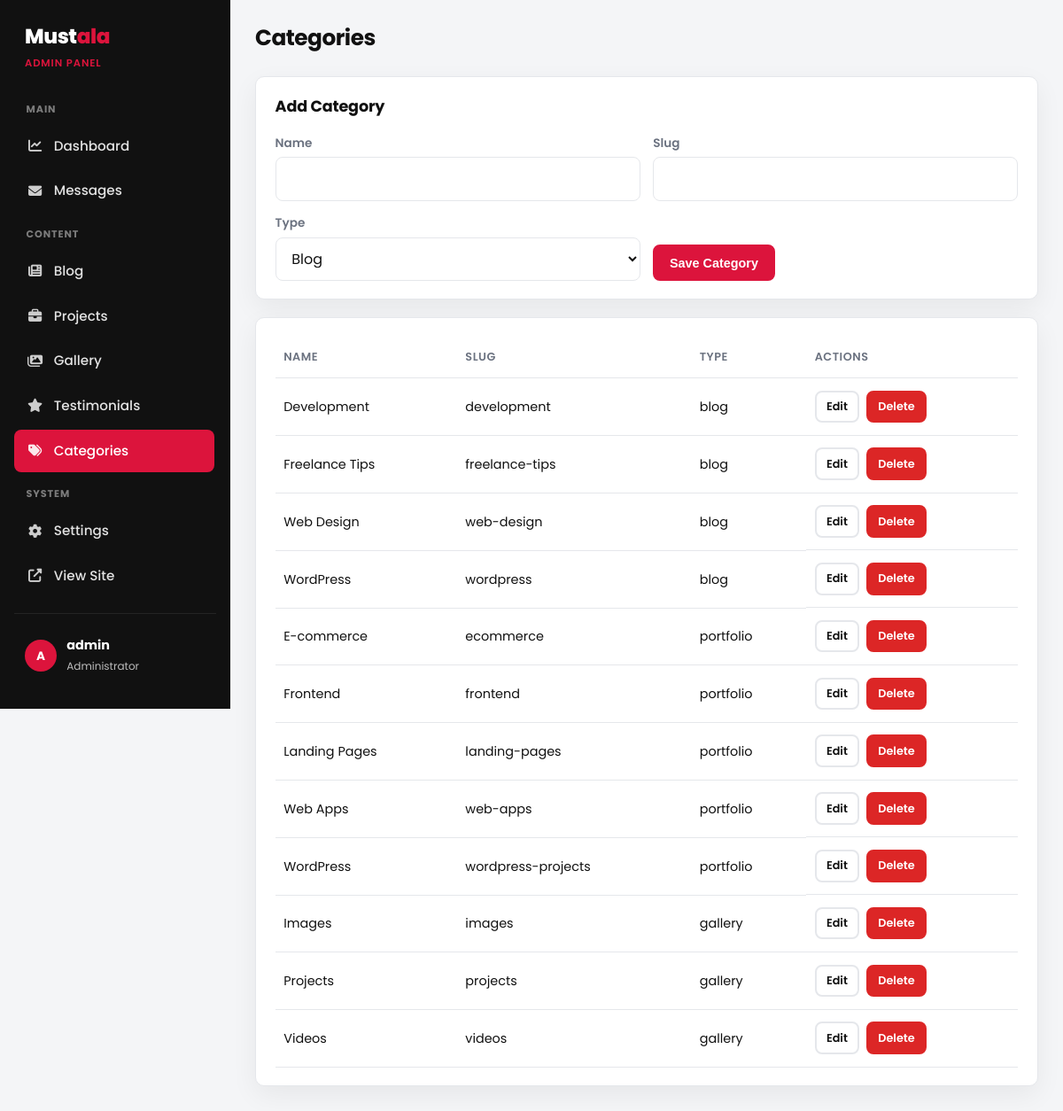
The app's page /admin/categories.php (signed in) with its own data.
### tables this page shows
CREATE TABLE IF NOT EXISTS categories (
  id INT UNSIGNED AUTO_INCREMENT PRIMARY KEY,
  name VARCHAR(100) NOT NULL,
  slug VARCHAR(120) NOT NULL UNIQUE,
  type ENUM('blog','portfolio','gallery') NOT NULL DEFAULT 'blog',
  created_at TIMESTAMP DEFAULT CURRENT_TIMESTAMP
);

### includes/functions.php (called while the page is built, shortened)
<?php
function e(?string $str): string
{
    return htmlspecialchars($str ?? '', ENT_QUOTES, 'UTF-8');
}
function url(string $path = ''): string
{
    $path = ltrim($path, '/');
    return BASE_URL . '/' . $path;
}

### admin/categories.php (the view, shortened to what this page needs)
<?php
require_once dirname(__DIR__) . '/includes/functions.php';
$db = getDB();
$item = null;
$rows = $db->query('SELECT * FROM categories ORDER BY type, name')->fetchAll();
require __DIR__ . '/includes/header.php';
?>
<div class="panel">
    <h2><?= $item ? 'Edit Category' : 'Add Category' ?></h2>
    <form method="post" class="form-grid two">
        <div>
            <label>Name</label>
            <input name="name" required value="<?= e($item['name'] ?? '') ?>">
        </div>
        <div>
            <label>Slug</label>
            <input name="slug" value="<?= e($item['slug'] ?? '') ?>">
        </div>
        <div>
            <label>Type</label>
            <select name="type">
                <?php foreach (['blog','portfolio','gallery'] as $t): ?>
                <option value="<?= $t ?>" <?= (($item['type'] ?? '') === $t) ? 'selected' : '' ?>><?= ucfirst($t) ?></option>
                <?php endforeach; ?>
            </select>
        </div>
        <div style="align-self:end">
            <button class="btn" type="submit">Save Category</button>
        </div>
    </form>
</div>
<div class="panel">
    <table>
        <thead><tr><th>Name</th><th>Slug</th><th>Type</th><th>Actions</th></tr></thead>
        <tbody>
        <?php foreach ($rows as $r): ?>
            <tr>
                <td><?= e($r['name']) ?></td>
                <td><?= e($r['slug']) ?></td>
                <td><?= e($r['type']) ?></td>
                <td class="actions">
                    <a class="btn btn-sm btn-secondary" href="<?= url('admin/categories.php?action=edit&id=' . $r['id']) ?>">Edit</a>
                    <a class="btn btn-sm btn-danger" href="<?= url('admin/categories.php?action=delete&id=' . $r['id']) ?>" onclick="return confirm('Delete?')">Delete</a>
                </td>
            </tr>
        <?php endforeach; ?>
        </tbody>
    </table>
</div>
<?php require __DIR__ . '/includes/footer.php'; ?>

### assets/css/admin.css (style rules this page uses)
:root { --a-bg: #f4f5f7; --a-panel: #ffffff; --a-sidebar: #111111; --a-border: #e5e7eb; --a-text: #111111; --a-muted: #6b7280; --a-crimson: #dc143c; --a-crimson-soft: rgba(220, 20, 60, 0.1); --a-sidebar-text: rgba(255, 255, 255, 0.72); --a-radius: 10px; --a-shadow: 0 10px 30px rgba(17, 17, 17, 0.06); --font: "Poppins", sans-serif; }
*, *::before, *::after { box-sizing: border-box; margin: 0; padding: 0; }
body.admin-body { font-family: var(--font); background: var(--a-bg); color: var(--a-text); min-height: 100vh; line-height: 1.55; }
a { color: inherit; text-decoration: none; }
.panel { background: var(--a-panel); border: 1px solid var(--a-border); border-radius: var(--a-radius); padding: 1.25rem 1.35rem; margin-bottom: 1.25rem; box-shadow: var(--a-shadow); }
.panel h2 { font-size: 1.1rem; font-weight: 700; margin-bottom: 1rem; letter-spacing: -0.01em; }
.btn { display: inline-flex; align-items: center; gap: 0.4rem; padding: 0.65rem 1.05rem; border-radius: 8px; border: 2px solid var(--a-crimson); font-weight: 600; font-size: 0.9rem; cursor: pointer; background: var(--a-crimson); color: #fff; transition: 0.2s ease; }
.btn-secondary { background: #fff; color: var(--a-text); border-color: var(--a-border); }
.btn-danger { background: #dc2626; border-color: #dc2626; color: #fff; }
.btn-sm { padding: 0.4rem 0.7rem; font-size: 0.8rem; }
.actions { display: flex; gap: 0.5rem; flex-wrap: wrap; align-items: center; }
table { width: 100%; border-collapse: collapse; }
th, td { text-align: left; padding: 0.85rem 0.6rem; border-bottom: 1px solid var(--a-border); vertical-align: middle; font-size: 0.9rem; }
th { color: var(--a-muted); font-weight: 600; font-size: 0.8rem; text-transform: uppercase; letter-spacing: 0.04em; }
.form-grid { display: grid; gap: 0.9rem; }
.form-grid.two { grid-template-columns: 1fr 1fr; }
label { display: block; font-size: 0.85rem; font-weight: 600; margin-bottom: 0.35rem; color: var(--a-muted); }
input, textarea, select { width: 100%; padding: 0.7rem 0.85rem; border-radius: 8px; border: 1.5px solid var(--a-border); background: #fff; color: var(--a-text); font: inherit; transition: border-color 0.2s ease, box-shadow 0.2s ease; }

### records on screen
categories: name "Development", slug "development", type "blog"
categories: name "Freelance Tips", slug "freelance-tips", type "blog"
categories: name "Web Design", slug "web-design", type "blog"
categories: name "WordPress", slug "wordpress", type "blog"
categories: name "E-commerce", slug "ecommerce", type "portfolio"
categories: name "Frontend", slug "frontend", type "portfolio"
categories: name "Landing Pages", slug "landing-pages", type "portfolio"
categories: name "Web Apps", slug "web-apps", type "portfolio"
categories: name "WordPress", slug "wordpress-projects", type "portfolio"
categories: name "Images", slug "images", type "gallery"
categories: name "Projects", slug "projects", type "gallery"
categories: name "Videos", slug "videos", type "gallery"

### other values on screen
mb_strtoupper(mb_substr($adminName, 0, 1)) "A"
$adminName "admin"
$adminTitle "Categories"
form field type "Blog"
